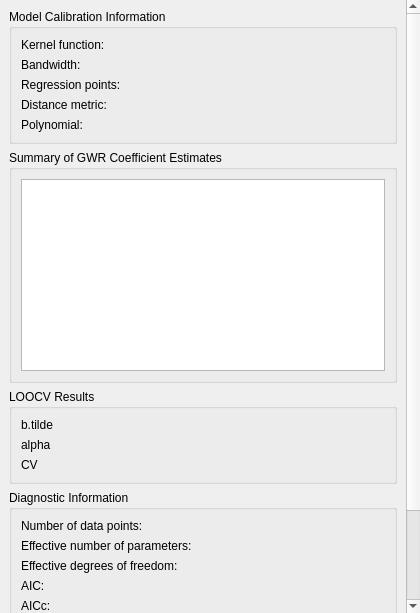
<?xml version="1.0" encoding="UTF-8"?>
<ui version="4.0">
 <class>GwmPropertyScalableGWRTab</class>
 <widget class="QWidget" name="GwmPropertyScalableGWRTab">
  <property name="geometry">
   <rect>
    <x>0</x>
    <y>0</y>
    <width>420</width>
    <height>613</height>
   </rect>
  </property>
  <property name="windowTitle">
   <string>Form</string>
  </property>
  <layout class="QGridLayout" name="gridLayout">
   <property name="leftMargin">
    <number>0</number>
   </property>
   <property name="topMargin">
    <number>0</number>
   </property>
   <property name="rightMargin">
    <number>0</number>
   </property>
   <property name="bottomMargin">
    <number>0</number>
   </property>
   <item row="0" column="0">
    <widget class="QScrollArea" name="scrollArea">
     <property name="frameShape">
      <enum>QFrame::NoFrame</enum>
     </property>
     <property name="frameShadow">
      <enum>QFrame::Plain</enum>
     </property>
     <property name="lineWidth">
      <number>0</number>
     </property>
     <property name="widgetResizable">
      <bool>true</bool>
     </property>
     <property name="alignment">
      <set>Qt::AlignLeading|Qt::AlignLeft|Qt::AlignTop</set>
     </property>
     <widget class="QWidget" name="scrollAreaWidgetContents">
      <property name="geometry">
       <rect>
        <x>0</x>
        <y>-114</y>
        <width>403</width>
        <height>727</height>
       </rect>
      </property>
      <layout class="QVBoxLayout" name="verticalLayout">
       <item>
        <widget class="QGroupBox" name="groupBox">
         <property name="sizePolicy">
          <sizepolicy hsizetype="Preferred" vsizetype="Fixed">
           <horstretch>0</horstretch>
           <verstretch>0</verstretch>
          </sizepolicy>
         </property>
         <property name="title">
          <string>Model Calibration Information</string>
         </property>
         <layout class="QFormLayout" name="formLayout">
          <item row="0" column="0">
           <widget class="QLabel" name="label">
            <property name="text">
             <string>Kernel function:</string>
            </property>
           </widget>
          </item>
          <item row="0" column="1">
           <widget class="QLabel" name="lblKernelFunction">
            <property name="text">
             <string/>
            </property>
           </widget>
          </item>
          <item row="1" column="0">
           <widget class="QLabel" name="lblBandwidthType">
            <property name="text">
             <string>Bandwidth:</string>
            </property>
           </widget>
          </item>
          <item row="1" column="1">
           <widget class="QLabel" name="lblBandwidthSize">
            <property name="text">
             <string/>
            </property>
           </widget>
          </item>
          <item row="2" column="0">
           <widget class="QLabel" name="label_5">
            <property name="text">
             <string>Regression points:</string>
            </property>
           </widget>
          </item>
          <item row="2" column="1">
           <widget class="QLabel" name="lblRegressionPoints">
            <property name="text">
             <string/>
            </property>
           </widget>
          </item>
          <item row="3" column="0">
           <widget class="QLabel" name="label_7">
            <property name="text">
             <string>Distance metric:</string>
            </property>
           </widget>
          </item>
          <item row="3" column="1">
           <widget class="QLabel" name="lblDistanceMetric">
            <property name="text">
             <string/>
            </property>
           </widget>
          </item>
          <item row="4" column="0">
           <widget class="QLabel" name="label_12">
            <property name="text">
             <string>Polynomial:</string>
            </property>
           </widget>
          </item>
          <item row="4" column="1">
           <widget class="QLabel" name="lblPolynomial">
            <property name="text">
             <string/>
            </property>
           </widget>
          </item>
         </layout>
        </widget>
       </item>
       <item>
        <widget class="QGroupBox" name="groupBox_2">
         <property name="sizePolicy">
          <sizepolicy hsizetype="Preferred" vsizetype="Fixed">
           <horstretch>0</horstretch>
           <verstretch>0</verstretch>
          </sizepolicy>
         </property>
         <property name="title">
          <string>Summary of GWR Coefficient Estimates</string>
         </property>
         <layout class="QGridLayout" name="gridLayout_2">
          <property name="leftMargin">
           <number>9</number>
          </property>
          <property name="topMargin">
           <number>9</number>
          </property>
          <property name="rightMargin">
           <number>9</number>
          </property>
          <property name="bottomMargin">
           <number>9</number>
          </property>
          <item row="0" column="0">
           <widget class="QTableWidget" name="tbwCoefficient">
            <property name="sizePolicy">
             <sizepolicy hsizetype="Expanding" vsizetype="Fixed">
              <horstretch>0</horstretch>
              <verstretch>0</verstretch>
             </sizepolicy>
            </property>
            <property name="minimumSize">
             <size>
              <width>0</width>
              <height>128</height>
             </size>
            </property>
           </widget>
          </item>
         </layout>
        </widget>
       </item>
       <item>
        <widget class="QGroupBox" name="groupBox_3">
         <property name="sizePolicy">
          <sizepolicy hsizetype="Preferred" vsizetype="Fixed">
           <horstretch>0</horstretch>
           <verstretch>0</verstretch>
          </sizepolicy>
         </property>
         <property name="title">
          <string>LOOCV Results</string>
         </property>
         <layout class="QFormLayout" name="formLayout_3">
          <item row="0" column="0">
           <widget class="QLabel" name="label_13">
            <property name="text">
             <string>b.tilde</string>
            </property>
           </widget>
          </item>
          <item row="0" column="1">
           <widget class="QLabel" name="lblBtilde">
            <property name="text">
             <string/>
            </property>
           </widget>
          </item>
          <item row="1" column="0">
           <widget class="QLabel" name="label_15">
            <property name="text">
             <string>alpha</string>
            </property>
           </widget>
          </item>
          <item row="1" column="1">
           <widget class="QLabel" name="lblAlpha">
            <property name="text">
             <string/>
            </property>
           </widget>
          </item>
          <item row="2" column="0">
           <widget class="QLabel" name="lblCriterionType">
            <property name="text">
             <string>CV</string>
            </property>
           </widget>
          </item>
          <item row="2" column="1">
           <widget class="QLabel" name="lblCV">
            <property name="text">
             <string/>
            </property>
           </widget>
          </item>
         </layout>
        </widget>
       </item>
       <item>
        <widget class="QGroupBox" name="grpDiagnostic">
         <property name="sizePolicy">
          <sizepolicy hsizetype="Preferred" vsizetype="Fixed">
           <horstretch>0</horstretch>
           <verstretch>0</verstretch>
          </sizepolicy>
         </property>
         <property name="title">
          <string>Diagnostic Information</string>
         </property>
         <layout class="QFormLayout" name="formLayout_2">
          <item row="0" column="0">
           <widget class="QLabel" name="label_2">
            <property name="text">
             <string>Number of data points:</string>
            </property>
           </widget>
          </item>
          <item row="1" column="0">
           <widget class="QLabel" name="label_3">
            <property name="text">
             <string>Effective number of parameters:</string>
            </property>
           </widget>
          </item>
          <item row="2" column="0">
           <widget class="QLabel" name="label_4">
            <property name="text">
             <string>Effective degrees of freedom:</string>
            </property>
           </widget>
          </item>
          <item row="3" column="0">
           <widget class="QLabel" name="label_6">
            <property name="text">
             <string>AIC:</string>
            </property>
           </widget>
          </item>
          <item row="4" column="0">
           <widget class="QLabel" name="label_8">
            <property name="text">
             <string>AICc:</string>
            </property>
           </widget>
          </item>
          <item row="5" column="0">
           <widget class="QLabel" name="label_9">
            <property name="text">
             <string>Residual sum of squares:</string>
            </property>
           </widget>
          </item>
          <item row="6" column="0">
           <widget class="QLabel" name="label_10">
            <property name="text">
             <string>R-square value:</string>
            </property>
           </widget>
          </item>
          <item row="7" column="0">
           <widget class="QLabel" name="label_11">
            <property name="text">
             <string>Adjusted R-square value:</string>
            </property>
           </widget>
          </item>
          <item row="0" column="1">
           <widget class="QLabel" name="lblNumberDataPoints">
            <property name="text">
             <string/>
            </property>
           </widget>
          </item>
          <item row="1" column="1">
           <widget class="QLabel" name="lblENP">
            <property name="text">
             <string/>
            </property>
           </widget>
          </item>
          <item row="2" column="1">
           <widget class="QLabel" name="lblEDF">
            <property name="text">
             <string/>
            </property>
           </widget>
          </item>
          <item row="3" column="1">
           <widget class="QLabel" name="lblAIC">
            <property name="text">
             <string/>
            </property>
           </widget>
          </item>
          <item row="4" column="1">
           <widget class="QLabel" name="lblAICc">
            <property name="text">
             <string/>
            </property>
           </widget>
          </item>
          <item row="5" column="1">
           <widget class="QLabel" name="lblRSS">
            <property name="text">
             <string/>
            </property>
           </widget>
          </item>
          <item row="6" column="1">
           <widget class="QLabel" name="lblRSquare">
            <property name="text">
             <string/>
            </property>
           </widget>
          </item>
          <item row="7" column="1">
           <widget class="QLabel" name="lblRSquareAdjusted">
            <property name="text">
             <string/>
            </property>
           </widget>
          </item>
         </layout>
        </widget>
       </item>
       <item alignment="Qt::AlignLeft">
        <widget class="QPushButton" name="btnSaveRes">
         <property name="text">
          <string>Save</string>
         </property>
        </widget>
       </item>
       <item>
        <spacer name="verticalSpacer">
         <property name="orientation">
          <enum>Qt::Vertical</enum>
         </property>
         <property name="sizeHint" stdset="0">
          <size>
           <width>20</width>
           <height>40</height>
          </size>
         </property>
        </spacer>
       </item>
      </layout>
     </widget>
    </widget>
   </item>
  </layout>
 </widget>
 <resources/>
 <connections/>
</ui>
